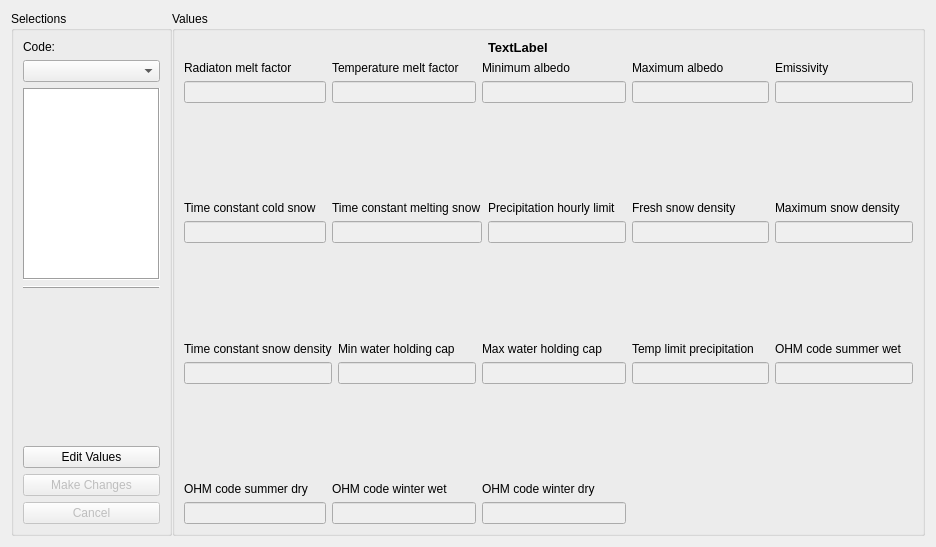
<?xml version="1.0" encoding="UTF-8"?>
<ui version="4.0">
 <class>Form</class>
 <widget class="QWidget" name="Form">
  <property name="geometry">
   <rect>
    <x>0</x>
    <y>0</y>
    <width>936</width>
    <height>547</height>
   </rect>
  </property>
  <property name="windowTitle">
   <string>Form</string>
  </property>
  <layout class="QHBoxLayout" name="horizontalLayout">
   <property name="spacing">
    <number>0</number>
   </property>
   <item>
    <widget class="QGroupBox" name="groupBox">
     <property name="minimumSize">
      <size>
       <width>161</width>
       <height>0</height>
      </size>
     </property>
     <property name="maximumSize">
      <size>
       <width>161</width>
       <height>16777215</height>
      </size>
     </property>
     <property name="title">
      <string>Selections</string>
     </property>
     <property name="flat">
      <bool>false</bool>
     </property>
     <layout class="QVBoxLayout" name="verticalLayout_19">
      <item>
       <widget class="QLabel" name="label">
        <property name="text">
         <string>Code:</string>
        </property>
       </widget>
      </item>
      <item>
       <widget class="QComboBox" name="comboBox"/>
      </item>
      <item>
       <widget class="QTextBrowser" name="exp_label">
        <property name="enabled">
         <bool>true</bool>
        </property>
        <property name="frameShape">
         <enum>QFrame::Box</enum>
        </property>
       </widget>
      </item>
      <item>
       <widget class="Line" name="line">
        <property name="frameShadow">
         <enum>QFrame::Raised</enum>
        </property>
        <property name="orientation">
         <enum>Qt::Horizontal</enum>
        </property>
       </widget>
      </item>
      <item>
       <widget class="QLabel" name="Image">
        <property name="text">
         <string/>
        </property>
       </widget>
      </item>
      <item>
       <spacer name="verticalSpacer_4">
        <property name="orientation">
         <enum>Qt::Vertical</enum>
        </property>
        <property name="sizeHint" stdset="0">
         <size>
          <width>20</width>
          <height>40</height>
         </size>
        </property>
       </spacer>
      </item>
      <item>
       <widget class="QPushButton" name="editButton">
        <property name="text">
         <string>Edit Values</string>
        </property>
       </widget>
      </item>
      <item>
       <widget class="QPushButton" name="changeButton">
        <property name="enabled">
         <bool>false</bool>
        </property>
        <property name="text">
         <string>Make Changes</string>
        </property>
       </widget>
      </item>
      <item>
       <widget class="QPushButton" name="cancelButton">
        <property name="enabled">
         <bool>false</bool>
        </property>
        <property name="text">
         <string>Cancel</string>
        </property>
       </widget>
      </item>
     </layout>
    </widget>
   </item>
   <item>
    <widget class="QGroupBox" name="groupBox2">
     <property name="title">
      <string>Values</string>
     </property>
     <property name="flat">
      <bool>false</bool>
     </property>
     <property name="checkable">
      <bool>false</bool>
     </property>
     <layout class="QGridLayout" name="gridLayout">
      <item row="7" column="0">
       <layout class="QVBoxLayout" name="verticalLayout_16">
        <item>
         <widget class="QLabel" name="label_12">
          <property name="text">
           <string>OHM code summer dry</string>
          </property>
         </widget>
        </item>
        <item>
         <widget class="QLineEdit" name="lineEdit_16">
          <property name="enabled">
           <bool>false</bool>
          </property>
         </widget>
        </item>
       </layout>
      </item>
      <item row="7" column="1" colspan="2">
       <layout class="QVBoxLayout" name="verticalLayout_17">
        <item>
         <widget class="QLabel" name="label_23">
          <property name="text">
           <string>OHM code winter wet</string>
          </property>
         </widget>
        </item>
        <item>
         <widget class="QLineEdit" name="lineEdit_17">
          <property name="enabled">
           <bool>false</bool>
          </property>
         </widget>
        </item>
       </layout>
      </item>
      <item row="7" column="3" colspan="2">
       <layout class="QVBoxLayout" name="verticalLayout_18">
        <item>
         <widget class="QLabel" name="label_24">
          <property name="text">
           <string>OHM code winter dry</string>
          </property>
         </widget>
        </item>
        <item>
         <widget class="QLineEdit" name="lineEdit_18">
          <property name="enabled">
           <bool>false</bool>
          </property>
         </widget>
        </item>
       </layout>
      </item>
      <item row="5" column="0" colspan="2">
       <layout class="QVBoxLayout" name="verticalLayout_11">
        <item>
         <widget class="QLabel" name="label_11">
          <property name="text">
           <string>Time constant snow density</string>
          </property>
         </widget>
        </item>
        <item>
         <widget class="QLineEdit" name="lineEdit_11">
          <property name="enabled">
           <bool>false</bool>
          </property>
         </widget>
        </item>
       </layout>
      </item>
      <item row="3" column="5">
       <layout class="QVBoxLayout" name="verticalLayout_9">
        <item>
         <widget class="QLabel" name="label_10">
          <property name="text">
           <string>Fresh snow density</string>
          </property>
         </widget>
        </item>
        <item>
         <widget class="QLineEdit" name="lineEdit_9">
          <property name="enabled">
           <bool>false</bool>
          </property>
         </widget>
        </item>
       </layout>
      </item>
      <item row="3" column="6">
       <layout class="QVBoxLayout" name="verticalLayout_10">
        <item>
         <widget class="QLabel" name="label_9">
          <property name="text">
           <string>Maximum snow density</string>
          </property>
         </widget>
        </item>
        <item>
         <widget class="QLineEdit" name="lineEdit_10">
          <property name="enabled">
           <bool>false</bool>
          </property>
         </widget>
        </item>
       </layout>
      </item>
      <item row="1" column="0">
       <layout class="QVBoxLayout" name="verticalLayout">
        <item>
         <widget class="QLabel" name="label_15">
          <property name="text">
           <string>Radiaton melt factor</string>
          </property>
         </widget>
        </item>
        <item>
         <widget class="QLineEdit" name="lineEdit_1">
          <property name="enabled">
           <bool>false</bool>
          </property>
         </widget>
        </item>
       </layout>
      </item>
      <item row="3" column="1" colspan="3">
       <layout class="QVBoxLayout" name="verticalLayout_7">
        <item>
         <widget class="QLabel" name="label_25">
          <property name="text">
           <string>Time constant melting snow</string>
          </property>
         </widget>
        </item>
        <item>
         <widget class="QLineEdit" name="lineEdit_7">
          <property name="enabled">
           <bool>false</bool>
          </property>
         </widget>
        </item>
       </layout>
      </item>
      <item row="1" column="1" colspan="2">
       <layout class="QVBoxLayout" name="verticalLayout_2">
        <item>
         <widget class="QLabel" name="label_36">
          <property name="text">
           <string>Temperature melt factor</string>
          </property>
         </widget>
        </item>
        <item>
         <widget class="QLineEdit" name="lineEdit_2">
          <property name="enabled">
           <bool>false</bool>
          </property>
         </widget>
        </item>
       </layout>
      </item>
      <item row="1" column="5">
       <layout class="QVBoxLayout" name="verticalLayout_4">
        <item>
         <widget class="QLabel" name="label_3">
          <property name="text">
           <string>Maximum albedo</string>
          </property>
         </widget>
        </item>
        <item>
         <widget class="QLineEdit" name="lineEdit_4">
          <property name="enabled">
           <bool>false</bool>
          </property>
         </widget>
        </item>
       </layout>
      </item>
      <item row="1" column="3" colspan="2">
       <layout class="QVBoxLayout" name="verticalLayout_3">
        <item>
         <widget class="QLabel" name="label_2">
          <property name="text">
           <string>Minimum albedo</string>
          </property>
         </widget>
        </item>
        <item>
         <widget class="QLineEdit" name="lineEdit_3">
          <property name="enabled">
           <bool>false</bool>
          </property>
         </widget>
        </item>
       </layout>
      </item>
      <item row="1" column="6">
       <layout class="QVBoxLayout" name="verticalLayout_5">
        <item>
         <widget class="QLabel" name="label_4">
          <property name="text">
           <string>Emissivity</string>
          </property>
         </widget>
        </item>
        <item>
         <widget class="QLineEdit" name="lineEdit_5">
          <property name="enabled">
           <bool>false</bool>
          </property>
         </widget>
        </item>
       </layout>
      </item>
      <item row="3" column="0">
       <layout class="QVBoxLayout" name="verticalLayout_6">
        <item>
         <widget class="QLabel" name="label_7">
          <property name="text">
           <string>Time constant cold snow</string>
          </property>
         </widget>
        </item>
        <item>
         <widget class="QLineEdit" name="lineEdit_6">
          <property name="enabled">
           <bool>false</bool>
          </property>
         </widget>
        </item>
       </layout>
      </item>
      <item row="4" column="0">
       <spacer name="verticalSpacer_2">
        <property name="orientation">
         <enum>Qt::Vertical</enum>
        </property>
        <property name="sizeHint" stdset="0">
         <size>
          <width>20</width>
          <height>40</height>
         </size>
        </property>
       </spacer>
      </item>
      <item row="2" column="0">
       <spacer name="verticalSpacer">
        <property name="orientation">
         <enum>Qt::Vertical</enum>
        </property>
        <property name="sizeHint" stdset="0">
         <size>
          <width>20</width>
          <height>40</height>
         </size>
        </property>
       </spacer>
      </item>
      <item row="3" column="4">
       <layout class="QVBoxLayout" name="verticalLayout_8">
        <item>
         <widget class="QLabel" name="label_8">
          <property name="text">
           <string>Precipitation hourly limit</string>
          </property>
         </widget>
        </item>
        <item>
         <widget class="QLineEdit" name="lineEdit_8">
          <property name="enabled">
           <bool>false</bool>
          </property>
         </widget>
        </item>
       </layout>
      </item>
      <item row="5" column="2">
       <layout class="QVBoxLayout" name="verticalLayout_12">
        <item>
         <widget class="QLabel" name="label_19">
          <property name="text">
           <string>Min water holding cap</string>
          </property>
         </widget>
        </item>
        <item>
         <widget class="QLineEdit" name="lineEdit_12">
          <property name="enabled">
           <bool>false</bool>
          </property>
         </widget>
        </item>
       </layout>
      </item>
      <item row="5" column="3" colspan="2">
       <layout class="QVBoxLayout" name="verticalLayout_13">
        <item>
         <widget class="QLabel" name="label_20">
          <property name="text">
           <string>Max water holding cap</string>
          </property>
         </widget>
        </item>
        <item>
         <widget class="QLineEdit" name="lineEdit_13">
          <property name="enabled">
           <bool>false</bool>
          </property>
         </widget>
        </item>
       </layout>
      </item>
      <item row="5" column="5">
       <layout class="QVBoxLayout" name="verticalLayout_14">
        <item>
         <widget class="QLabel" name="label_22">
          <property name="text">
           <string>Temp limit precipitation</string>
          </property>
         </widget>
        </item>
        <item>
         <widget class="QLineEdit" name="lineEdit_14">
          <property name="enabled">
           <bool>false</bool>
          </property>
         </widget>
        </item>
       </layout>
      </item>
      <item row="5" column="6">
       <layout class="QVBoxLayout" name="verticalLayout_15">
        <item>
         <widget class="QLabel" name="label_21">
          <property name="text">
           <string>OHM code summer wet</string>
          </property>
         </widget>
        </item>
        <item>
         <widget class="QLineEdit" name="lineEdit_15">
          <property name="enabled">
           <bool>false</bool>
          </property>
         </widget>
        </item>
       </layout>
      </item>
      <item row="6" column="0">
       <spacer name="verticalSpacer_3">
        <property name="orientation">
         <enum>Qt::Vertical</enum>
        </property>
        <property name="sizeHint" stdset="0">
         <size>
          <width>20</width>
          <height>40</height>
         </size>
        </property>
       </spacer>
      </item>
      <item row="0" column="4">
       <widget class="QLabel" name="tab_name">
        <property name="font">
         <font>
          <pointsize>10</pointsize>
          <weight>75</weight>
          <bold>true</bold>
         </font>
        </property>
        <property name="text">
         <string>TextLabel</string>
        </property>
       </widget>
      </item>
     </layout>
    </widget>
   </item>
  </layout>
 </widget>
 <resources/>
 <connections/>
</ui>
